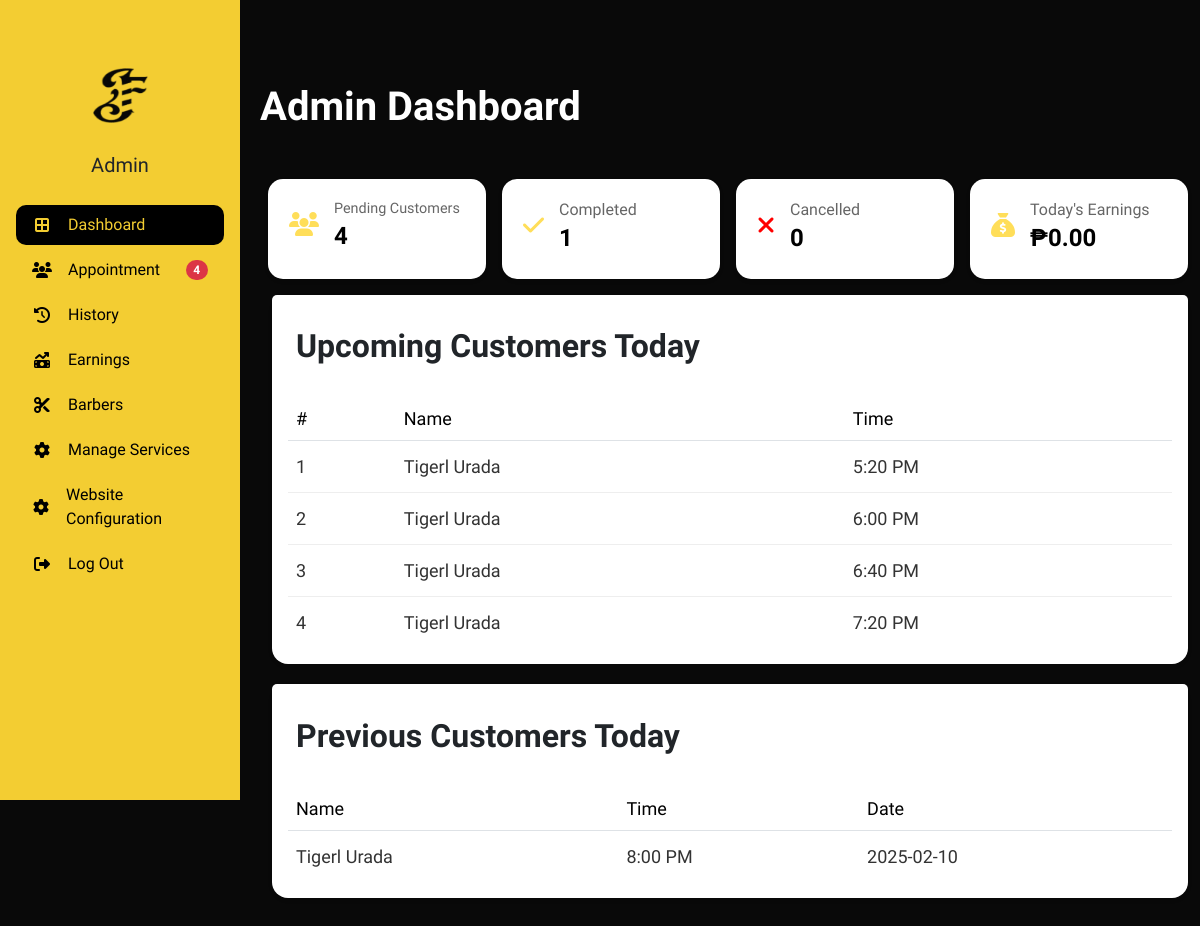
The app's page /admin/a_dashboard.php (signed in) with its own data.
### tables this page shows
CREATE TABLE `appointment_tbl` (
  `appointmentID` int(11) NOT NULL,
  `customerID` int(11) DEFAULT NULL,
  `adminID` int(11) DEFAULT NULL,
  `addonID` int(11) DEFAULT NULL,
  `hcID` int(11) DEFAULT NULL,
  `serviceID` int(11) NOT NULL,
  `status` varchar(255) DEFAULT NULL,
  `date` date NOT NULL,
  `timeSlot` varchar(255) NOT NULL,
  `remarks` varchar(255) DEFAULT NULL,
  `reason` varchar(255) DEFAULT NULL,
  `payment_status` enum('pending','partial','paid') DEFAULT 'pending',
  `payment_amount` decimal(10,2) DEFAULT 0.00,
  `gcash_reference` varchar(50) NOT NULL
);

### admin/a_dashboard.php (the view, shortened to what this page needs)
<!DOCTYPE html>
<html lang="en">
<head>
    <link href="https://cdn.jsdelivr.net/npm/bootstrap@5.3.2/dist/css/bootstrap.min.css" rel="stylesheet">
    <link rel="stylesheet" type="text/css" href="css/table.css">
    <link rel="stylesheet" href="https://cdnjs.cloudflare.com/ajax/libs/font-awesome/6.5.1/css/all.min.css">
    <link rel="stylesheet" href="css/admin.css">
    <link rel="stylesheet" href="css/sidebar.css">
</head>
<body>
<?php
include 'db_connect.php';
$pendingQuery = "SELECT COUNT(*) AS pending_count FROM appointment_tbl WHERE status = 'Pending' AND date = CURDATE()";
$completedQuery = "SELECT COUNT(*) AS completed_count FROM appointment_tbl WHERE status = 'Completed' AND date = CURDATE()";
$cancelledQuery = "SELECT COUNT(*) AS cancelled_count FROM appointment_tbl WHERE status = 'Cancelled' AND date = CURDATE()";
$pendingResult = mysqli_query($conn, $pendingQuery);
$completedResult = mysqli_query($conn, $completedQuery);
$cancelledResult = mysqli_query($conn, $cancelledQuery);
$pendingCount = mysqli_fetch_assoc($pendingResult)['pending_count'];
$completedCount = mysqli_fetch_assoc($completedResult)['completed_count'];
$cancelledCount = mysqli_fetch_assoc($cancelledResult)['cancelled_count'];
$notificationQuery = "
    SELECT COUNT(*) AS notif_count
    FROM appointment_tbl a
    LEFT JOIN barb_apps_tbl b ON a.appointmentID = b.appointmentID
    WHERE a.status = 'Pending' AND b.barberID IS NULL";
$notificationResult = mysqli_query($conn, $notificationQuery);
$notificationData = mysqli_fetch_assoc($notificationResult);
$notificationCount = $notificationData['notif_count'];
$earningsQuery = "
    SELECT SUM(e.adminEarnings) AS total_earnings
    FROM earnings_tbl e
    JOIN appointment_tbl a ON e.appointmentID = a.appointmentID
    WHERE DATE(a.date) = CURDATE() AND a.status = 'Completed'
";
$earningsResult = mysqli_query($conn, $earningsQuery);
$totalRevenue = mysqli_fetch_assoc($earningsResult)['total_earnings'] ?? "0.00";
$upcomingQuery = "
    SELECT
        a.appointmentID,
        CASE
            WHEN c.customerID IS NOT NULL THEN CONCAT(c.firstName, ' ', c.lastName)
            ELSE 'Admin Booking'
        END AS fullName,
        a.timeSlot
    FROM
        appointment_tbl a
    LEFT JOIN
        customer_tbl c ON a.customerID = c.customerID
    WHERE
        a.date = CURDATE() AND a.status = 'Pending'
    ORDER BY
        a.timeSlot ASC
";
$upcomingResult = mysqli_query($conn, $upcomingQuery);
$previousQuery = "
    SELECT
        a.appointmentID,
        CASE
            WHEN c.customerID IS NOT NULL THEN CONCAT(c.firstName, ' ', c.lastName)
            ELSE 'Admin Booking'
        END AS fullName,
        a.timeSlot,
        a.date
    FROM
        appointment_tbl a
    LEFT JOIN
        customer_tbl c ON a.customerID = c.customerID
    WHERE
        a.date = CURDATE() AND a.status = 'Completed'
    ORDER BY
        a.date DESC, a.timeSlot ASC
";
$previousResult = mysqli_query($conn, $previousQuery);
?>
<div class="body d-flex py-3 mt-5">
    <div class="container-xxl">
        <div class="position-relative">
            <h1 class="dashboard mb-5 ms-5">Admin Dashboard</h1>
        </div>
        <div class="row g-3 mb-3 row-cols-1 row-cols-sm-2 row-cols-md-2 row-cols-lg-2 row-cols-xl-4 ms-5">
            <div class="col">
                <div class="alert mb-0">
                    <div class="d-flex align-items-center">
                        <div class="stat-icon pending">
                            <i class="fa-solid fa-users"></i>
                        </div>
                        <div class="flex-fill">
                            <div class="h5 pending-label">Pending Customers</div>
                            <div class="h6"><?php echo $pendingCount; ?></div>
                        </div>
                    </div>
                </div>
            </div>
            <div class="col">
                <div class="alert mb-0">
                    <div class="d-flex align-items-center">
                        <div class="stat-icon completed">
                            <i class="fa-solid fa-check"></i>
                        </div>
                        <div class="flex-fill">
                            <div class="h5">Completed</div>
                            <div class="h6"><?php echo $completedCount; ?></div>
                        </div>
                    </div>
                </div>
            </div>
            <div class="col">
                <div class="alert mb-0">
                    <div class="d-flex align-items-center">
                        <div class="stat-icon cancelled">
                            <i class="fa-solid fa-xmark"></i>
                        </div>
                        <div class="flex-fill">
                            <div class="h5">Cancelled</div>
                            <div class="h6"><?php echo $cancelledCount; ?></div>
                        </div>
                    </div>
                </div>
            </div>
            <div class="col">
                <div class="alert mb-0">
                    <div class="d-flex align-items-center">
                        <div class="stat-icon revenue">
                            <i class="fa-solid fa-sack-dollar"></i>
                        </div>
                        <div class="flex-fill">
                            <div class="h5">Today's Earnings</div>
                            <div class="h6">₱<?php echo number_format($totalRevenue, 2); ?></div>
                        </div>
                    </div>
                </div>
            </div>
        </div>
        <div class="row ms-5">
            <div class="col-12">
                <div class="card border-0 rounded-4">
                    <div class="card-header py-3 bg-white">
                        <h2 class="fw-bold">Upcoming Customers Today</h2>
                    </div>
                    <div class="card-body">
                        <div class="table-responsive">
                            <table class="table">
                                <thead>
                                    <tr>
                                        <td>#</td>
                                        <td>Name</td>
                                        <td>Time</td>
                                    </tr>
                                </thead>
                                <tbody>
                                    <?php
                                        $counter = 1;
                                        if ($upcomingResult && mysqli_num_rows($upcomingResult) > 0) {
                                            while ($row = mysqli_fetch_assoc($upcomingResult)) {
                                                echo "<tr>";
                                                echo "<td>{$counter}</td>";
                                                echo "<td>{$row['fullName']}</td>";
                                                echo "<td>{$row['timeSlot']}</td>";
                                                echo "</tr>";
                                                $counter++;
                                            }
                                        } else {
                                            echo "<tr><td colspan='3' class='text-center'>No upcoming appointments found.</td></tr>";
                                        }
                                    ?>
                                </tbody>
                            </table>
                        </div>
                    </div>
                </div>
            </div>
        </div>
        <div class="row ms-5">
            <div class="col-12">
                <div class="card border-0 rounded-4">
                    <div class="card-header py-3 bg-white">
                        <h2 class="fw-bold">Previous Customers Today</h2>
                    </div>
                    <div class="card-body">
                        <div class="table-responsive">
                            <table class="table">
                                <thead>
                                    <tr>
                                        <td>Name</td>
                                        <td>Time</td>
                                        <td>Date</td>
                                    </tr>
                                </thead>
                                <tbody>
                                <?php
                                if ($previousResult && mysqli_num_rows($previousResult) > 0) {
                                    while ($row = mysqli_fetch_assoc($previousResult)) {
                                        echo "<tr>";
                                        echo "<td>{$row['fullName']}</td>";
                                        echo "<td>{$row['timeSlot']}</td>";
                                        echo "<td>{$row['date']}</td>";
                                        echo "</tr>";
                                    }
                                } else {
                                    echo "<tr><td colspan='3' class='text-center'>No completed appointments found.</td></tr>";
                                }
                                ?>
                                </tbody>
                            </table>
                        </div>
                    </div>
                </div>
            </div>
        </div>
    </div>
</div>
<nav id="sidebarMenu" class="collapse d-lg-block sidebar collapse">
  <div class="position-sticky">
    <div class="list-group list-group-flush mx-3 mt-5">
        <div class="avatar-container">
            <img src="css/images/jof_logo_black.png" alt="logo" width="55" height="55" class="logo">
            <h5>Admin</h5>
        </div>
        <a href="a_dashboard.php" class="list-group-item list-group-item-action py-2 ripple active">
            <i class="fa-solid fa-border-all fa-fw me-3"></i><span>Dashboard</span>
        </a>
        <a href="appointments.php" class="list-group-item list-group-item-action py-2 ripple d-flex align-items-center justify-content-between">
            <div>
                <i class="fa-solid fa-users fa-fw me-3"></i>
                <span>Appointment</span>
            </div>
            <?php if ($notificationCount > 0): ?>
                <span class="badge bg-danger rounded-pill"><?php echo $notificationCount; ?></span>
            <?php endif; ?>
        </a>
        <a href="a_history.php" class="list-group-item list-group-item-action py-2 ripple">
            <i class="fa-solid fa-clock-rotate-left fa-fw me-3"></i><span>History</span>
        </a>
        <a href="earnings.php" class="list-group-item list-group-item-action py-2 ripple">
            <i class="fa-solid fa-money-bill-trend-up fa-fw me-3"></i><span>Earnings</span>
        </a>
        <a href="barbers.php" class="list-group-item list-group-item-action py-2 ripple">
            <i class="fa-solid fa-scissors fa-fw me-3"></i><span>Barbers</span>
        </a>
        <a href="manage_services.php" class="list-group-item list-group-item-action py-2 ripple">
            <i class="fa-solid fa-gear fa-fw me-3"></i><span>Manage Services</span>
        </a>
        <a href="configuration.php" class="list-group-item list-group-item-action py-2 ripple">
            <i class="fa-solid fa-gear fa-fw me-3"></i><span>Website Configuration</span>
        </a>
        <a href="../logout-staff.php" class="list-group-item list-group-item-action py-2 ripple">
            <i class="fa-solid fa-right-from-bracket fa-fw me-3"></i><span>Log Out</span>
        </a>
    </div>
  </div>
</nav>
</body>
</html>

### admin/css/table.css (style rules this page uses)
body { height: 100vh; }
h1 { font-weight: 800; margin-top: 2%; margin-bottom: 1%; color: #d31919; font-size: 40px; }
.dashboard { text-align: left; }
td { font-size: 18px; }
h2 { margin-top: 2%; }
.alert { height: 100px; }

### admin/css/admin.css (style rules this page uses)
body { background-color: #090909; font-family: 'Lexend', sans-serif !important; }
.dashboard, h1, h2, h3, h4, h5, h6, .table, .form-control, .form-select, .btn, p, .modal-title, .modal-body, .card-header, .card-body { font-family: 'Lexend', sans-serif !important; }
.dashboard { color: white; }
.alert { background-color: white !important; border-radius: 15px !important; padding: 20px !important; box-shadow: 0 2px 4px rgba(0,0,0,0.1); }
.stat-icon { font-size: 24px; margin-right: 15px; }
.stat-icon.pending { color: #FFDE59; }
.stat-icon.completed { color: #FFDE59; }
.stat-icon.cancelled { color: #FF0000; }
.stat-icon.revenue { color: #FFDE59; }
.h5 { font-size: 16px; color: #666; margin-bottom: 5px; }
.h6 { font-size: 24px; font-weight: bold; color: #000; margin: 0; }
.avatar-container { display: flex; flex-direction: column; align-items: center; justify-content: center; padding: 20px 0; }
.avatar-container .logo { margin-bottom: 20px; }
.avatar-container h5 { margin-top: 10px; text-align: center; }
.card { background-color: white; box-shadow: 0 2px 4px rgba(0,0,0,0.1); margin-bottom: 20px; }
.card-header { border-bottom: 1px solid #eee; }
.table { margin-bottom: 0; }
.table tbody td { padding: 12px 8px; border-bottom: 1px solid #eee; color: #333; }
.table tbody tr:last-child td { border-bottom: none; }
.container-xxl { padding-left: 260px; width: 100%; transition: padding-left 0.3s ease; }
@media (min-width: 992px) and (max-width: 1680px) { .row.g-3.mb-3 { margin-left: 0 !important; } }
@media (min-width: 992px) and (max-width: 1680px) { .ms-5 { margin-left: 0 !important; } }
@media (min-width: 992px) and (max-width: 1680px) { .dashboard.mb-5.ms-5 { margin-left: 0 !important; } }
.card .fw-bold { margin-bottom: 0; }
.card-header.py-3 { padding-left: 3rem !important; padding-right: 3rem !important; border-bottom: none !important; }
.card-header.py-3 .fw-bold { margin-left: -1.5rem; }
.alert .h5.pending-label { font-size: 0.9rem; }

### admin/css/sidebar.css (style rules this page uses)
.sidebar { background-color: #F3CD32 !important; min-height: 100vh; position: fixed; left: 0; top: 0; width: 240px; z-index: 999; font-family: 'Lexend', sans-serif !important; }
.sidebar .list-group-item { background-color: transparent !important; border: none !important; color: black !important; border-radius: 10px !important; margin-bottom: 5px; display: flex !important; align-items: center !important; font-family: 'Lexend', sans-serif !important; font-weight: 400; }
.list-group-item > div { display: flex; align-items: center; flex: 1; }
.list-group-item i { margin-right: 0.75rem; }
.list-group-item.active { background-color: black !important; color: #F3CD32 !important; border-radius: 10px !important; }
.list-group-item.active i, .list-group-item.active span { color: #F3CD32 !important; }
.avatar-container { display: flex; flex-direction: column; align-items: center; justify-content: center; padding: 20px 0; }
.avatar-container .logo { margin-bottom: 20px; }
.avatar-container h5 { margin-top: 10px; text-align: center; font-family: 'Lexend', sans-serif !important; font-weight: 500; }

### records on screen
appointment_tbl: fullName "Tigerl Urada", timeSlot "5:20 PM"
appointment_tbl: fullName "Tigerl Urada", timeSlot "6:00 PM"
appointment_tbl: fullName "Tigerl Urada", timeSlot "6:40 PM"
appointment_tbl: fullName "Tigerl Urada", timeSlot "7:20 PM"
appointment_tbl: fullName "Tigerl Urada", timeSlot "8:00 PM", date "2025-02-10"

### other values on screen
$pendingCount "4"
$completedCount "1"
$cancelledCount "0"
$totalRevenue "0.00"
$notificationCount "4"
